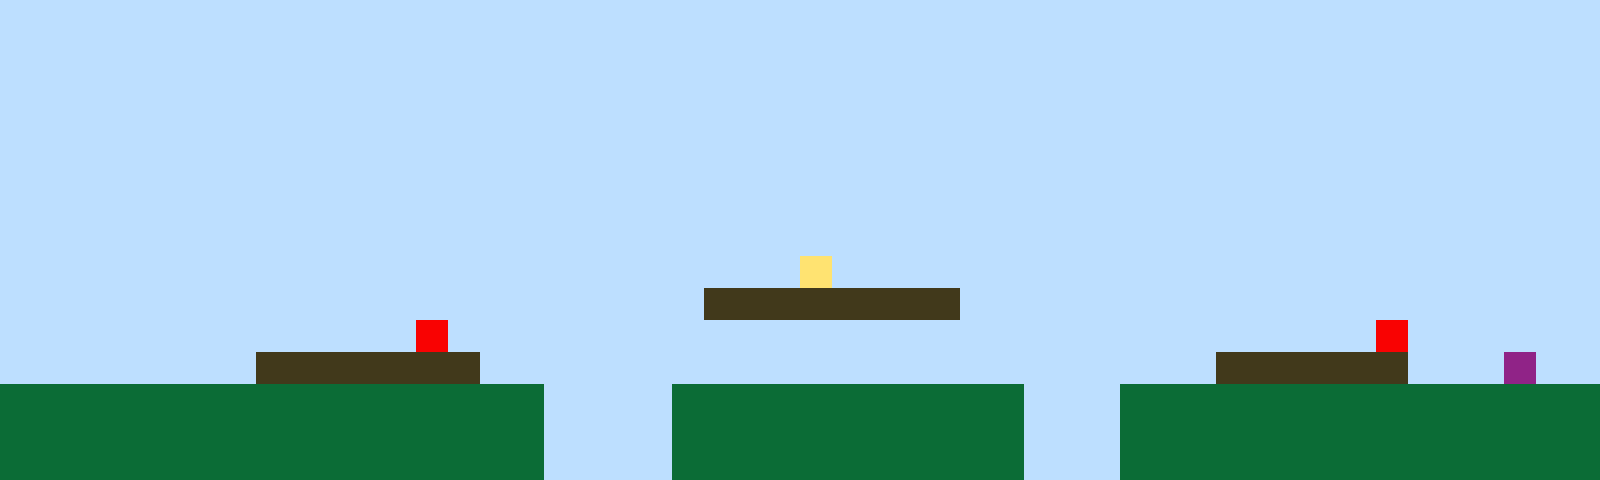

Below is a game level as drawn by its tile map, then a one-line description and the .tmx file that defines it, in full:
An orthogonal 50x15 tile map with 32x32 px tiles, 1 tile layer (Tile Layer 1).

<map version="1.10" tiledversion="1.11.2" orientation="orthogonal" renderorder="right-up" width="50" height="15" tilewidth="32" tileheight="32" infinite="0" nextlayerid="2" nextobjectid="1"><editorsettings><export target="map1.csv" format="csv" /></editorsettings><tileset firstgid="1" name="sprites" tilewidth="32" tileheight="32" tilecount="6" columns="3"><image source="sprites.png" width="96" height="64" /></tileset><layer id="1" name="Tile Layer 1" width="50" height="15"><data encoding="csv">1,1,1,1,1,1,1,1,1,1,1,1,1,1,1,1,1,1,1,1,1,1,1,1,1,1,1,1,1,1,1,1,1,1,1,1,1,1,1,1,1,1,1,1,1,1,1,1,1,1,1,1,1,1,1,1,1,1,1,1,1,1,1,1,1,1,1,1,1,1,1,1,1,1,1,1,1,1,1,1,1,1,1,1,1,1,1,1,1,1,1,1,1,1,1,1,1,1,1,1,1,1,1,1,1,1,1,1,1,1,1,1,1,1,1,1,1,1,1,1,1,1,1,1,1,1,1,1,1,1,1,1,1,1,1,1,1,1,1,1,1,1,1,1,1,1,1,1,1,1,1,1,1,1,1,1,1,1,1,1,1,1,1,1,1,1,1,1,1,1,1,1,1,1,1,1,1,1,1,1,1,1,1,1,1,1,1,1,1,1,1,1,1,1,1,1,1,1,1,1,1,1,1,1,1,1,1,1,1,1,1,1,1,1,1,1,1,1,1,1,1,1,1,1,1,1,1,1,1,1,1,1,1,1,1,1,1,1,1,1,1,1,1,1,1,1,1,1,1,1,1,1,1,1,1,1,1,1,1,1,1,1,1,1,1,1,1,1,1,1,1,1,1,1,1,1,1,1,1,1,1,1,1,1,1,1,1,1,1,1,1,1,1,1,1,1,1,1,1,1,1,1,1,1,1,1,1,1,1,1,1,1,1,1,1,1,1,1,1,1,1,1,1,1,1,1,1,1,1,1,1,1,1,1,1,1,1,1,1,1,1,1,1,1,1,1,1,1,1,1,1,1,1,1,1,1,1,1,1,1,1,1,1,1,1,1,1,1,1,1,1,1,1,1,1,1,1,1,1,1,1,1,1,1,1,1,1,1,1,1,1,1,1,1,1,1,1,1,1,1,1,1,1,1,1,1,1,1,1,1,1,1,1,1,1,1,1,1,1,1,1,1,1,1,1,4,1,1,1,1,1,1,1,1,1,1,1,1,1,1,1,1,1,1,1,1,1,1,1,1,1,1,1,1,1,1,1,1,1,1,1,1,1,1,1,1,1,1,1,1,1,1,3,3,3,3,3,3,3,3,1,1,1,1,1,1,1,1,1,1,1,1,1,1,1,1,1,1,1,1,1,1,1,1,1,1,1,1,1,1,1,1,1,5,1,1,1,1,1,1,1,1,1,1,1,1,1,1,1,1,1,1,1,1,1,1,1,1,1,1,1,1,1,5,1,1,1,1,1,1,1,1,1,1,1,1,1,1,3,3,3,3,3,3,3,1,1,1,1,1,1,1,1,1,1,1,1,1,1,1,1,1,1,1,1,1,1,1,3,3,3,3,3,3,1,1,1,6,1,1,2,2,2,2,2,2,2,2,2,2,2,2,2,2,2,2,2,1,1,1,1,2,2,2,2,2,2,2,2,2,2,2,1,1,1,2,2,2,2,2,2,2,2,2,2,2,2,2,2,2,2,2,2,2,2,2,2,2,2,2,2,2,2,2,2,2,2,1,1,1,1,2,2,2,2,2,2,2,2,2,2,2,1,1,1,2,2,2,2,2,2,2,2,2,2,2,2,2,2,2,2,2,2,2,2,2,2,2,2,2,2,2,2,2,2,2,2,1,1,1,1,2,2,2,2,2,2,2,2,2,2,2,1,1,1,2,2,2,2,2,2,2,2,2,2,2,2,2,2,2</data></layer></map>
